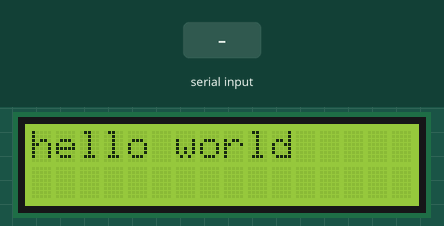
This sketch was run on a simulated Arduino Uno, built with avr-gcc and run on an emulated ATmega328P. Shown: 16×2 character LCD. Inputs (shaded band) come from the test bench. What the sketch prints to the serial monitor is not drawn.

Above: at 1.2 s.
1.3 s: "1" received over Serial
At 1.7 s:
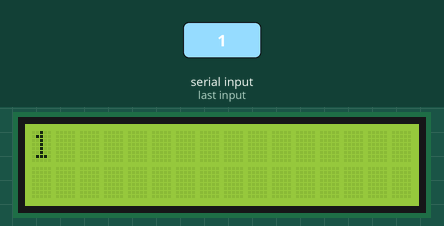
2.8 s: "0" received over Serial
At 4.0 s:
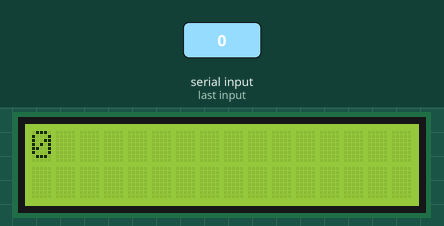
4.3 s: "2" received over Serial
At 5.2 s:
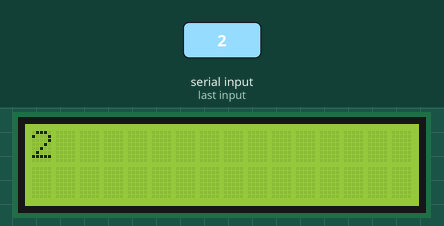
Timing chart, 0 to 7.3 s (numbered marks = the images above; inputs shaded):
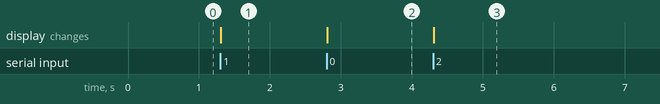

Measured:
- after the input at 1.3 s, the display: changes at once (image 1)
- after the input at 2.8 s, the display: changes at once (image 2)
- after the input at 4.3 s, the display: changes at once (image 3)

The sketch:

liquidDisplay.ino
```cpp
#include <LiquidCrystal.h>
                //rs rw  E D0~~~~~~~~~~~D7
LiquidCrystal lcd(12,11,10,9,8,7,6,5,4,3,2);
char s[100];
#define B1 A5

void setString(char* str){
  int i = 0;
  while(str[i] != '\0'){
    s[i]=str[i];
    i++;
  }
  s[i]='\0';
}

void setup() {
  // put your setup code here, to run once:
  pinMode(B1,INPUT);
  lcd.begin(16,2);
  lcd.setCursor(0,0);
  setString("hello world");
  lcd.print(s);
  lcd.setCursor(0,2);
  //lcd.print("Arduion is fun");
  Serial.begin(9600);
}
int count = 0;
int lastCount = -1;
bool beginTypeing = false;
char buff[100];
void loop() {
  if (Serial.available()){
    if(!beginTypeing) lastCount = 0;
    char c = Serial.read();
    Serial.println(c);
    buff[count] = c;
    count++;
    beginTypeing = true;
  }
  /*if(digitalRead(B1)){
    if(!beginTypeing){
      lastCount = 0;
      char c = '1';
      buff[count] = c;
      count++;
      beginTypeing = true;
      Serial.println("inputting.");
    }
  }*/
  if(count==lastCount){
    beginTypeing = false;
    buff[count]='\0';
    setString(buff);
    lcd.clear();
    lcd.print(s);
    count=0;
    memset(buff,100,0);
    Serial.println("in printing.");
  }
  if(!beginTypeing){if(lastCount != -1)lastCount = -1;}
  else{lastCount++;}
  // put your main code here, to run repeatedly:
  //lcd.scrollDisplayLeft();
  delay(1);
}
```
